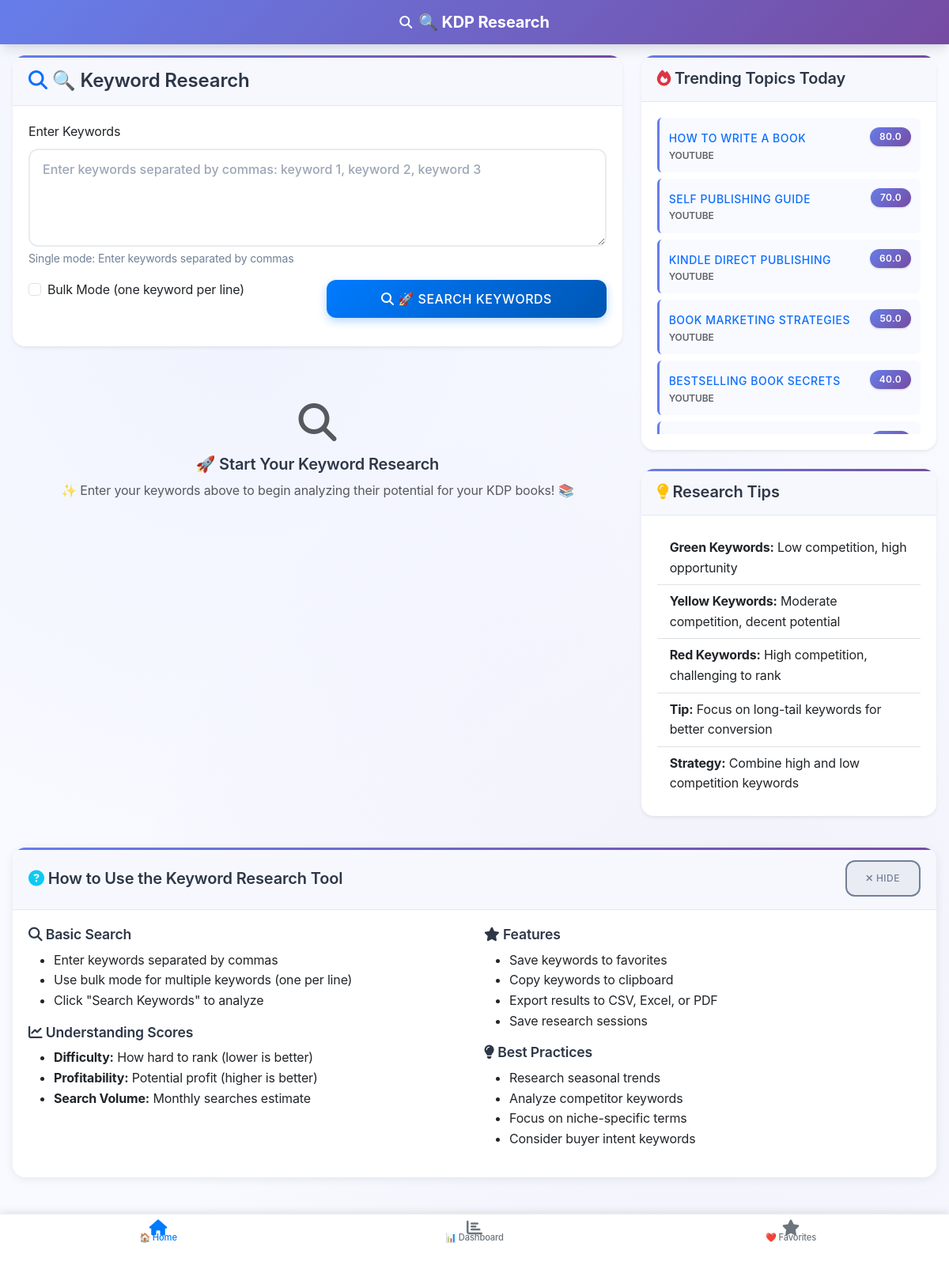
The page / on the database its author committed.
### models.py (models this page shows)
class TrendingTopic(db.Model):
    id = db.Column(db.Integer, primary_key=True)
    topic = db.Column(db.String(500), nullable=False)
    source = db.Column(db.String(100))  # 'google_trends', 'youtube', 'twitter'
    trend_score = db.Column(db.Float, default=0.0)
    created_at = db.Column(db.DateTime, default=datetime.utcnow)
    date_trending = db.Column(db.Date, default=datetime.utcnow().date())

### routes.py (the view, shortened to what this page needs)
@app.route('/')
def index():
    today = date.today()
    trending_topics = TrendingTopic.query.filter_by(date_trending=today).limit(10).all()
    return render_template('index.html', trending_topics=trending_topics)

### templates/index.html (shortened to what this page needs)
{% extends "base.html" %}
{% block content %}
<div class="row">
    <div class="col-lg-8">
        <div class="card shadow-sm">
            <div class="card-header">
                <h4 class="mb-0">
                    <i class="fas fa-search text-primary"></i>
                    🔍 Keyword Research
                </h4>
            </div>
            <div class="card-body">
                <form id="searchForm" class="search-container">
                    <div class="mb-3">
                        <label for="keywordsInput" class="form-label">Enter Keywords</label>
                        <textarea
                            class="form-control keyword-input"
                            id="keywordsInput"
                            rows="4"
                            placeholder="Enter keywords separated by commas: keyword 1, keyword 2, keyword 3"
                            required
                        ></textarea>
                        <div class="form-text bulk-mode-label">
                            Single mode: Enter keywords separated by commas
                        </div>
                    </div>
                    <div class="row mb-3">
                        <div class="col-md-6 col-12 mb-2">
                            <div class="form-check">
                                <input class="form-check-input" type="checkbox" id="bulkMode">
                                <label class="form-check-label" for="bulkMode">
                                    Bulk Mode (one keyword per line)
                                </label>
                            </div>
                        </div>
                        <div class="col-md-6 col-12 d-grid">
                            <button type="submit" class="btn btn-primary btn-lg">
                                <i class="fas fa-search"></i>
                                🚀 Search Keywords
                            </button>
                        </div>
                    </div>
                </form>
            </div>
        </div>
        <div class="mt-4">
            <div id="resultsContainer">
                <div class="text-center text-muted py-5">
                    <i class="fas fa-search fa-3x mb-3"></i>
                    <h5>🚀 Start Your Keyword Research</h5>
                    <p>✨ Enter your keywords above to begin analyzing their potential for your KDP books! 📚</p>
                </div>
            </div>
        </div>
    </div>
    <div class="col-lg-4 sidebar">
        <div class="card shadow-sm mb-4">
            <div class="card-header">
                <h5 class="mb-0">
                    <i class="fas fa-fire text-danger"></i>
                    Trending Topics Today
                </h5>
            </div>
            <div class="card-body">
                {% if trending_topics %}
                    <div class="trending-topics">
                        {% for topic in trending_topics %}
                        <div class="trending-item">
                            <div class="d-flex justify-content-between align-items-start">
                                <div class="flex-grow-1">
                                    <button class="btn btn-link p-0 text-start trending-topic-btn" style="text-decoration: none;">
                                        {{ topic.topic }}
                                    </button>
                                    <div class="trending-source">{{ topic.source.replace('_', ' ').title() }}</div>
                                </div>
                                <span class="badge bg-primary">{{ topic.trend_score|round(1) }}</span>
                            </div>
                        </div>
                        {% endfor %}
                    </div>
                {% else %}
                    <p class="text-muted">No trending topics available. Check back later!</p>
                {% endif %}
            </div>
        </div>
        <div class="card shadow-sm">
            <div class="card-header">
                <h5 class="mb-0">
                    <i class="fas fa-lightbulb text-warning"></i>
                    Research Tips
                </h5>
            </div>
            <div class="card-body">
                <div class="list-group list-group-flush">
                    <div class="list-group-item">
                        <strong>Green Keywords:</strong> Low competition, high opportunity
                    </div>
                    <div class="list-group-item">
                        <strong>Yellow Keywords:</strong> Moderate competition, decent potential
                    </div>
                    <div class="list-group-item">
                        <strong>Red Keywords:</strong> High competition, challenging to rank
                    </div>
                    <div class="list-group-item">
                        <strong>Tip:</strong> Focus on long-tail keywords for better conversion
                    </div>
                    <div class="list-group-item">
                        <strong>Strategy:</strong> Combine high and low competition keywords
                    </div>
                </div>
            </div>
        </div>
    </div>
</div>
<div class="card mt-4" id="instructionsCard" style="display: none;">
    <div class="card-header d-flex justify-content-between align-items-center">
        <h5 class="mb-0">
            <i class="fas fa-question-circle text-info"></i>
            How to Use the Keyword Research Tool
        </h5>
        <button type="button" class="btn btn-sm btn-outline-secondary" id="hideInstructions">
            <i class="fas fa-times"></i> Hide
        </button>
    </div>
    <div class="card-body">
        <div class="row">
            <div class="col-md-6">
                <h6><i class="fas fa-search"></i> Basic Search</h6>
                <ul>
                    <li>Enter keywords separated by commas</li>
                    <li>Use bulk mode for multiple keywords (one per line)</li>
                    <li>Click "Search Keywords" to analyze</li>
                </ul>
                <h6 class="mt-3"><i class="fas fa-chart-line"></i> Understanding Scores</h6>
                <ul>
                    <li><strong>Difficulty:</strong> How hard to rank (lower is better)</li>
                    <li><strong>Profitability:</strong> Potential profit (higher is better)</li>
                    <li><strong>Search Volume:</strong> Monthly searches estimate</li>
                </ul>
            </div>
            <div class="col-md-6">
                <h6><i class="fas fa-star"></i> Features</h6>
                <ul>
                    <li>Save keywords to favorites</li>
                    <li>Copy keywords to clipboard</li>
                    <li>Export results to CSV, Excel, or PDF</li>
                    <li>Save research sessions</li>
                </ul>
                <h6 class="mt-3"><i class="fas fa-lightbulb"></i> Best Practices</h6>
                <ul>
                    <li>Research seasonal trends</li>
                    <li>Analyze competitor keywords</li>
                    <li>Focus on niche-specific terms</li>
                    <li>Consider buyer intent keywords</li>
                </ul>
            </div>
        </div>
    </div>
</div>
{% endblock %}

### rows shown on the page
TrendingTopic: topic "HOW TO WRITE A BOOK", source.replace "YOUTUBE", trend_score "80.0"
TrendingTopic: topic "SELF PUBLISHING GUIDE", source.replace "YOUTUBE", trend_score "70.0"
TrendingTopic: topic "KINDLE DIRECT PUBLISHING", source.replace "YOUTUBE", trend_score "60.0"
TrendingTopic: topic "BOOK MARKETING STRATEGIES", source.replace "YOUTUBE", trend_score "50.0"
TrendingTopic: topic "BESTSELLING BOOK SECRETS", source.replace "YOUTUBE", trend_score "40.0"
